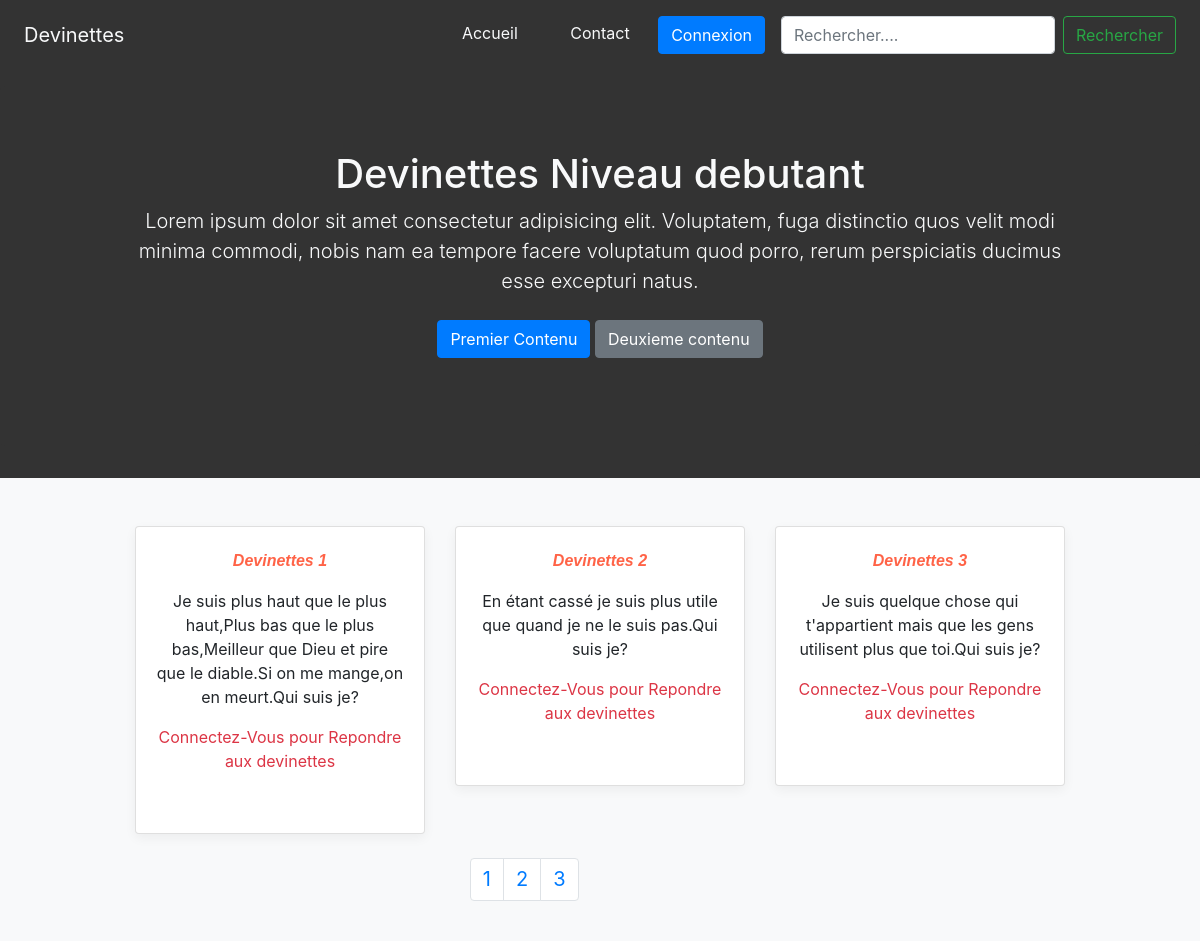
The page / on the database its author committed.
### tables this page shows
CREATE TABLE `devinettes` (
  `id` int NOT NULL AUTO_INCREMENT,
  `name` varchar(200) NOT NULL,
  `solution` varchar(200) NOT NULL,
  PRIMARY KEY (`id`)
);

### index.php (the view, shortened to what this page needs)
<?php
      global $conn;
      $resultat=3;
      $host=$conn->prepare("select count(*) from devinettes");
      $host->execute();
      $total=$host->fetchColumn();
      $page=isset($_GET["page"]) ? (int)$_GET["page"] : 1;
      $offset=($page - 1) * $resultat;
      $sql="SELECT * FROM devinettes LIMIT :limit OFFSET :offset";
      $host=$conn->prepare($sql);
      $host->bindValue(':limit',$resultat,PDO::PARAM_INT);
      $host->bindValue(':offset',$offset,PDO::PARAM_INT);
      $host->execute();
      $total_pages=ceil($total/$resultat);
    if(!empty($_POST)){
      $results=search();
    }else{
      $results=$host->fetchAll(PDO::FETCH_ASSOC);
    }
?>
<!doctype html>
<html lang="en">
  <head>
    <link href="assets/css/bootstrap.min.css" rel="stylesheet">
    <link href="assets/css/pricing.css" rel="stylesheet">
    <link rel="stylesheet" href="assets/css/page.css">
  </head>
<body class="text-center" >
    <div class="d-flex flex-column flex-md-row align-items-center p-3 px-md-4 mb-3">
      <h5 class="text-light my-0 mr-md-auto font-weight-normal">Devinettes</h5>
      <nav class="my-2 my-md-0 mr-md-3">
        <a class="p-4 text-light" href="#">Accueil</a>
        <a class="p-4 text-light" href="View/client/check.php">Contact</a>
        <?php if(!$_SESSION['user']):?>
          <a class="btn btn-primary" href="View/sign.php">Connexion</a>
        <?php else: ?>
          <a class="btn btn-danger" href="Utils/dec.php">Deconnexion</a>
        <?php endif ?>
      </nav>
      <form class="form-inline mt-2 mt-md-0" method="post">
        <input class="form-control mr-sm-2" type="text" placeholder="Rechercher...." aria-label="Search" name="search">
        <button class="btn btn-outline-success my-2 my-sm-0" type="submit">Rechercher</button>
      </form>
    </div>
    <main role="main">
        <section class="jumbotron text-center kk text-light">
          <div class="container">
            <h1 class="jumbotron-heading">Devinettes Niveau debutant</h1>
            <p class="lead text-light">Lorem ipsum dolor sit amet consectetur adipisicing elit. Voluptatem, fuga distinctio quos velit modi minima commodi, nobis nam ea tempore facere voluptatum quod porro, rerum perspiciatis ducimus esse excepturi natus.</p>
            <p>
              <a href="?page=1" class="btn btn-primary my-2">Premier Contenu</a>
              <a href="?page=2" class="btn btn-secondary my-2">Deuxieme contenu</a>
            </p>
          </div>
        </section>
        <div class="album py-5 bg-light" id="mere">
          <div class="container">
            <div class="row">
            <?php foreach($results as $res):?>
                <div class="col-md-4">
                  <div class="card mb-4 box-shadow">
                    <div class="card-body">
                      <p class="jj">Devinettes <?php echo $res["id"]?></p>
                      <p class="card-text"><?php echo $res["name"]?>.Qui suis je?</p>
                      <div class="d-flex justify-content-between align-items-center">
                        <?php if(!$_SESSION["user"]):?>
                          <div>
                            <p class="text-danger">Connectez-Vous pour Repondre aux devinettes</p></br>
                          </div>
                        <?php endif?>
                     </div>
                    </div>
                  </div>
                </div>
            <?php endforeach ?>
            <?php if(!$results):?>
                  <div class="text-center">
                    <p class="text-danger">Aucun resultat pour cette recherche</p>
                  </div>
            <?php else:?>
              <div class="container">
                <nav aria-label="..." class="Niv" >
                    <ul class="pagination">
                      <?php for ($i=1; $i <=$total_pages ; $i++):?>
                        <li class="page-item">
                            <a class="page-link" href="?page=<?=$i?>"><?=$i?></a>
                        </li>
                      <?php endfor ?>
                    </ul>
                </nav>
              </div>
            <?php endif?>
            </div>
          </div>
        </div>
      </main>
</body>
</html>

### assets/css/pricing.css (style rules this page uses)
html { font-size: 14px; }
@media (min-width: 768px) { html { font-size: 16px; } }
.container { max-width: 960px; }
.box-shadow { box-shadow: 0 .25rem .75rem rgba(0, 0, 0, .05); }
html,body,.kk { height: 100%; background-color: #333; }
.Niv { align-items: center; justify-content: center; text-align: center; font-size: 20px; height: 35px; margin-left: 36%; width:500px; }
.jj { font-family: Verdana, Geneva, Tahoma, sans-serif; font-style: italic; font-weight: bolder; color: tomato; padding-top: 2px; }

### rows shown on the page
devinettes: id "1", name "Je suis plus haut que le plus haut,Plus bas que le plus bas,Meilleur que Dieu et pire que le diable.Si on me mange,on en meurt"
devinettes: id "2", name "En étant cassé je suis plus utile que quand je ne le suis pas"
devinettes: id "3", name "Je suis quelque chose qui t'appartient mais que les gens utilisent plus que toi"
